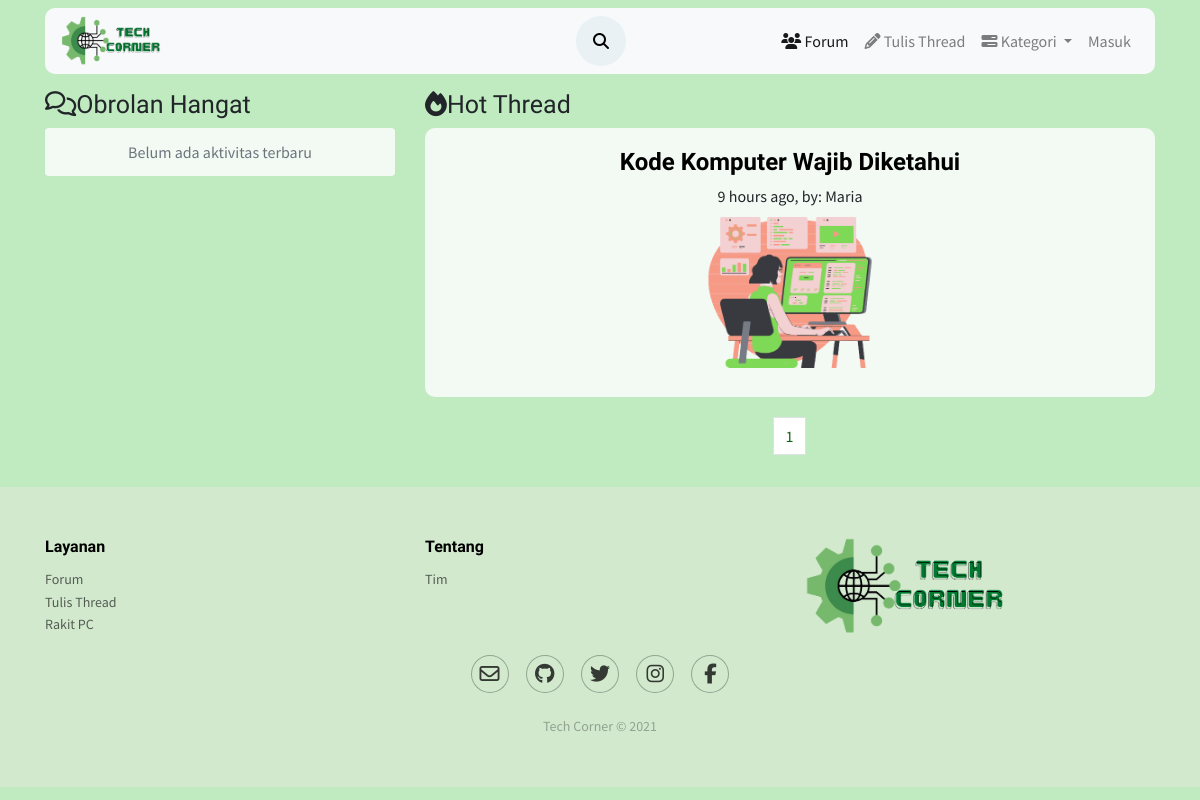
The app's page /forum/kategori/komputer.php, older data.
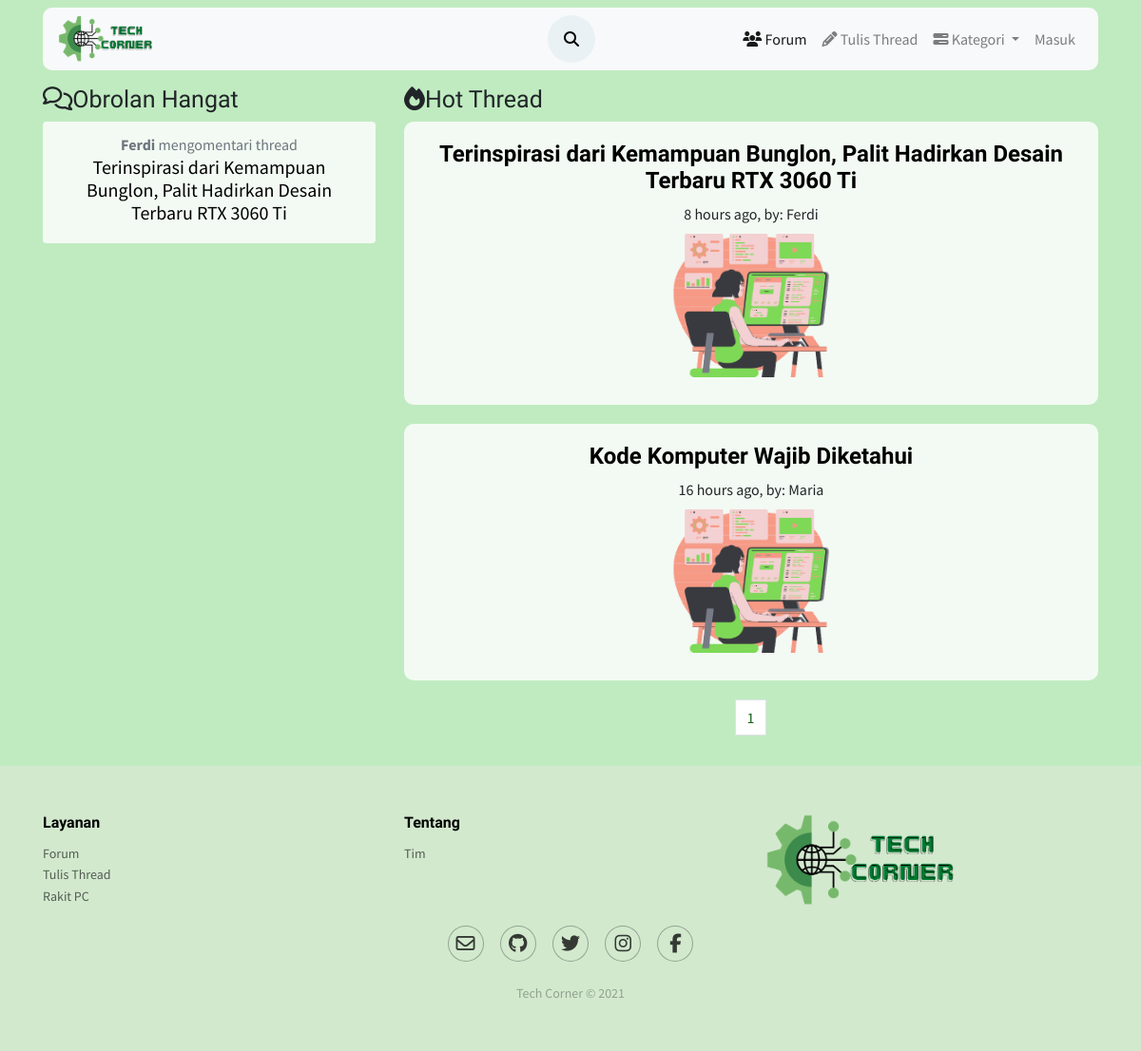
The same page, newer data.
### tables this page shows
CREATE TABLE `posting` (
  `id_thread` int(50) NOT NULL,
  `user_id` int(50) NOT NULL,
  `judul` varchar(200) NOT NULL,
  `konten` text NOT NULL,
  `kategori` varchar(50) NOT NULL,
  `thumb` varchar(50) NOT NULL,
  `tanggal_posting` timestamp NOT NULL DEFAULT current_timestamp(),
  `diubah` varchar(20) DEFAULT NULL
);

CREATE TABLE `users` (
  `id_user` int(11) NOT NULL,
  `username` varchar(50) NOT NULL,
  `email` varchar(100) NOT NULL,
  `password` varchar(100) NOT NULL,
  `name` varchar(100) NOT NULL,
  `foto` varchar(50) NOT NULL,
  `level` varchar(20) NOT NULL,
  `vkey` varchar(200) NOT NULL,
  `verified` enum('0','1') NOT NULL DEFAULT '0' COMMENT '0 = not verified\r\n1 = verified\r\n',
  `created_at` timestamp(6) NOT NULL DEFAULT current_timestamp(6)
);

CREATE TABLE `komentar` (
  `id` int(11) NOT NULL,
  `konten` text NOT NULL,
  `id_user` int(11) NOT NULL,
  `thread_id` int(11) NOT NULL,
  `parent` int(11) NOT NULL DEFAULT 0,
  `created_at` timestamp NOT NULL DEFAULT current_timestamp(),
  `diubah` varchar(20) DEFAULT NULL
);

### forum/funct/function.php (called while the page is built, shortened)
<?php
function query($query)
{
    global $conn;
    $result=mysqli_query($conn,$query);
    $rows=[];
    while($row= mysqli_fetch_assoc($result))
    {
        $rows[]=$row;
    }
    return $rows;
}
function users($id_user)
{
     $query="SELECT * FROM users WHERE
        id_user ='$id_user';";
     return query($query);
}
function times( $time )
{
    $time_difference = time() - $time;
    $condition = array( 12 * 30 * 24 * 60 * 60 =>  'year',
                30 * 24 * 60 * 60       =>  'month',
                24 * 60 * 60            =>  'day',
                60 * 60                 =>  'hour',
                60                      =>  'minute',
                1                       =>  'second'
    );
    foreach( $condition as $secs => $str )
    {
        $d = $time_difference / $secs;
        if( $d >= 1 )
        {
            $t = round( $d );
            return  $t . ' ' . $str . ( $t > 1 ? 's' : '' ) . ' ago';
        }
    }
}
?>

### forum/kategori/komputer.php (the view, shortened to what the changed rows need)
<?php include('layout/header.php'); ?>
<?php include('../funct/function.php'); ?>
<?php
$jumlah_data_perhalaman = 2;
$jumlahData = count(query("SELECT * FROM posting WHERE kategori ='Komputer & PC'"));
$jumlahpage = ceil($jumlahData / $jumlah_data_perhalaman);
$activepage = (isset($_GET['halaman'])) ? $_GET['halaman'] : 1;
$awal = ($jumlah_data_perhalaman * $activepage) - $jumlah_data_perhalaman;
$list = mysqli_query($conn, "SELECT * FROM posting WHERE kategori='Komputer & PC' ORDER BY tanggal_posting DESC LIMIT $awal,$jumlah_data_perhalaman");
$row = mysqli_fetch_assoc($list);
?>
<div class="container mb-3 mt-3 align-self-center">
    <div class="card-fitur text-center">
        <div class="row">
            <?php
                $komentar_query = "SELECT * FROM komentar WHERE thread_id = ".$row['id_thread']." ORDER BY created_at DESC LIMIT 3 ";
                $komentar_result = mysqli_query($conn, $komentar_query);
            ?>
            <div class="col-6 col-md-4 mb-3 pull-left">
                <h2><i class="fa fa-comments-o" aria-hidden="true"></i>Obrolan Hangat</h2>
                <div class="card">
                    <ul class="list-group list-group-flush">
                        <?php if(mysqli_num_rows($komentar_result) == 0) : ?>
                        <li class="list-group-item">
                            <div class="text-muted">
                                Belum ada aktivitas terbaru
                            </div>
                        </li>
                        <?php endif; ?>
                        <?php foreach($komentar_result as $komen) : ?>
                            <?php
                                $user_query = "SELECT * FROM users WHERE id_user = ".$komen['id_user']." LIMIT 1;";
                                $user_result = mysqli_query($conn, $user_query);
                                $user =  mysqli_fetch_assoc($user_result);
                                $thread_query = "SELECT * FROM posting WHERE id_thread = ".$komen['thread_id']."     LIMIT 1;";
                                $thread_result = mysqli_query($conn, $thread_query);
                                $thread =  mysqli_fetch_assoc($thread_result);
                            ?>
                        <li class="list-group-item">
                            <span class="text-muted"><b><?= $user['username']; ?></b> mengomentari thread</span>
                            <div class="forum">
                                <a href="../view.php?thread=<?= $komen['thread_id']; ?>"><h5><?= $thread['judul']; ?></h5></a>
                            </div>
                        </li>
                        <?php endforeach ?>
                    </ul>
                </div>
            </div>
            <div class="col-md-8">
                <h2><i class="fa fa-fire" aria-hidden="true"></i>Hot Thread</h2>
                <?php foreach ($list as $data) : ?>
                    <?php foreach ($res = users($data['user_id']) as $user) : ?>
                        <div class="widget">
                            <div class="card media d-flex justify-content-center align-items-center">
                                <div class="card-body d-flex justify-content-center align-items-center">
                                    <div class="media-body">
                                        <h4 class="media-heading">
                                            <a href="../view.php?thread=<?= $data['id_thread'] ?>" target="_self"><b><?= $data['judul'] ?></b></a>
                                        </h4><span class="media-date"><a><?= times(strtotime($data['tanggal_posting'])) ?></a>, by: <a><?= $user['username'] ?></a></span>
                                        <br><a href="../view.php?thread=<?= $data['id_thread'] ?>"><img class="media-object" src="../assets/img/pict1.png" width="300px" alt=""></a>
                                    </div>
                                </div>
                            </div>
                        </div>
                    <?php endforeach; ?>
                <?php endforeach; ?>
                <nav aria-label="Page navigation example">
                    <ul class="pagination justify-content-center">
                        <?php for ($i = 1; $i <= $jumlahpage; $i++) : ?>
                            <?php if ($i === $activepage) : ?>
                                <li class="page-item  "><a class="page-link" href="komputer.php?halaman=<?= $i ?>"><?= $i ?></a></li>
                            <?php else : ?>
                                <li class="page-item "><a class="page-link" href="komputer.php?halaman=<?= $i ?>"><?= $i ?></a></li>
                            <?php endif; ?>
                        <?php endfor; ?>
                    </ul>
                </nav>
            </div>
        </div>
    </div>
</div>
<?php include("layout/footer.php"); ?>

Row changes from the older to the newer data that the page shows:
now on this page (row unchanged): komentar: id_user.username "Ferdi", posting.judul "Terinspirasi dari Kemampuan Bunglon, Palit Hadirkan Desain Terbaru RTX 3060 Ti"
added posting: judul "Terinspirasi dari Kemampuan Bunglon, Palit Hadirkan Desain Terbaru RTX 3060 Ti", tanggal_posting "8 hours ago"
now on this page (row unchanged): users: username "Ferdi"
changed posting "Kode Komputer Wajib Diketahui": tanggal_posting "9 hours ago" → "16 hours ago"
Text that changed along with them:
text no longer shown: "Belum ada aktivitas terbaru"
